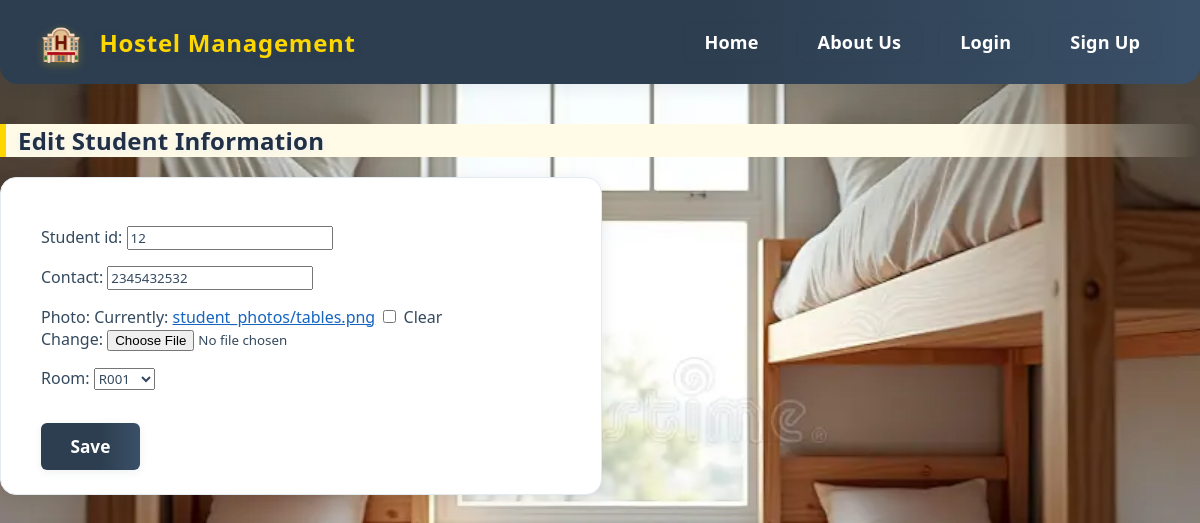
Page /students/edit/1/ on the committed database.
### students/models.py (models this page shows, shortened)
class Student(models.Model):
    user = models.OneToOneField(User, on_delete=models.CASCADE)
    room = models.ForeignKey(Room, on_delete=models.SET_NULL, null=True, blank=True)
    student_id = models.CharField(max_length=20, unique=True, null=True, blank=True)
    contact = models.CharField(max_length=20, null=True, blank=True)
    photo = models.ImageField(upload_to='student_photos/', null=True, blank=True)

### students/edit_views.py (the view)
# urls.py: path('edit/<int:pk>/', StudentUpdateView.as_view(), name='student_edit'),
class StudentUpdateView(UpdateView):
    model = Student
    fields = ['student_id', 'contact', 'photo', 'room']
    template_name = 'students/student_form.html'
    success_url = reverse_lazy('student_list')

### rooms/models.py (called while the page is built)
    def __str__(self):
        return self.number

### templates/students/student_form.html
{% extends 'base_generic.html' %}
{% block content %}
<h2>Edit Student Information</h2>
<form method="post" enctype="multipart/form-data">{% csrf_token %}
    {{ form.as_p }}
    <button type="submit">Save</button>
</form>
{% endblock %}

### static/css/styles.css (style rules this page uses)
body { font-family: 'Segoe UI', 'Georgia', 'Times New Roman', serif; background: linear-gradient(135deg, #f4f6fa 0%, #e3eaf2 100%); margin: 0; padding: 0; color: #222; min-height: 100vh; transition: background 0.5s; }
h1, h2 { color: #2d3e50; font-family: 'Segoe UI', 'Georgia', 'Times New Roman', serif; margin-top: 0; letter-spacing: 0.01em; text-shadow: 0 2px 8px #e3eaf2cc; font-weight: 700; border-left: 6px solid #ffd700; padding-left: 0.5em; background: linear-gradient(90deg, #fffbe6 80%, #fff0 100%); border-radius: 0 12px 12px 0; margin-bottom: 1.2rem; animation: fadeInDown 0.7s; }
form { background: #fff; padding: 2rem 2.5rem 1.5rem 2.5rem; border-radius: 16px; box-shadow: 0 4px 16px rgba(44,62,80,0.10); max-width: 520px; margin-bottom: 2.5rem; border: 1.5px solid #e3eaf2; animation: fadeInDown 0.7s; }
form button { background: linear-gradient(90deg, #2d3e50 60%, #3a5068 100%); color: #fff; border: none; border-radius: 6px; padding: 0.7em 1.7em; font-size: 1.08rem; font-family: inherit; font-weight: 700; cursor: pointer; margin-top: 1em; transition: background 0.2s, color 0.2s, box-shadow 0.2s; box-shadow: 0 2px 8px rgba(44,62,80,0.08); }

### templates/base_generic.html (style rules this page uses)
body { color: #2d3e50; }
h1, h2, h3, h4, h5, h6 { color: #223047; font-family: 'Segoe UI', 'Montserrat', Arial, sans-serif; }
p, li, label, input, textarea, select, .form-container, .feature-card { color: #34495e; font-family: 'Segoe UI', 'Montserrat', Arial, sans-serif; }
a { color: #1565c0; transition: color 0.2s; }

### rows in the picture
Student: student_id "12", contact "2345432532", room "R001"
